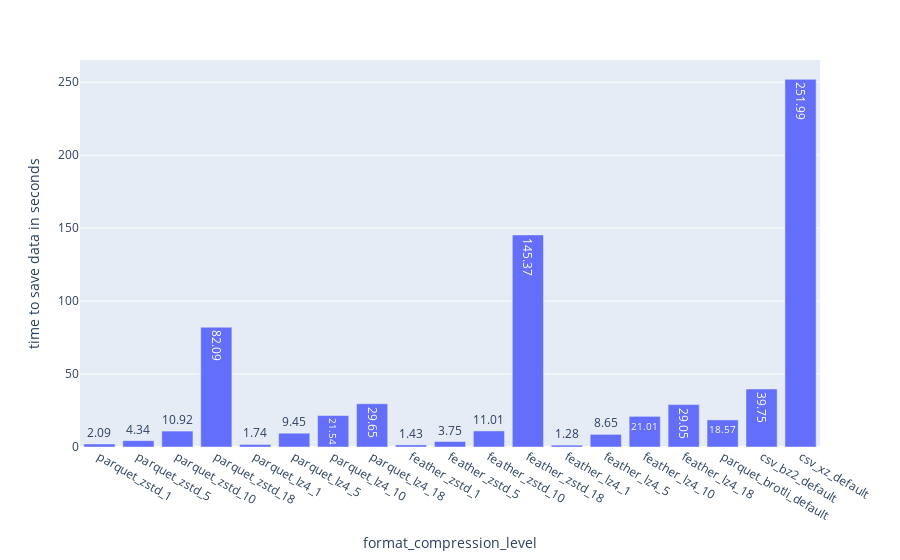

Source (notebook cell):
### Code cell
fig = px.bar(df_interesting_levels, x="method_compression_with_level", y="save_time", text_auto=True,
             labels={"save_time": "time to save data in seconds",
                     "method_compression_with_level": "format_compression_level"},)
fig.show()
fig.write_image("./plots_category/pandas_ff_bar_save_time_feather.svg")

### Figure 1 — Plotly figure (JSON) as saved in the notebook; plotly's stock layout.template omitted (floating-point values rounded to 4 significant figures)
{"data": [{"alignmentgroup": "True", "hovertemplate": "format_compression_level=%{x}<br>time to save data in seconds=%{y}<extra></extra>", "legendgroup": "", "marker": {"color": "#636efa", "pattern": {"shape": ""}}, "name": "", "offsetgroup": "", "orientation": "v", "showlegend": false, "textposition": "auto", "texttemplate": "%{y}", "type": "bar", "x": ["parquet_zstd_1", "parquet_zstd_5", "parquet_zstd_10", "parquet_zstd_18", "parquet_lz4_1", "parquet_lz4_5", "parquet_lz4_10", "parquet_lz4_18", "feather_zstd_1", "feather_zstd_5", "feather_zstd_10", "feather_zstd_18", "feather_lz4_1", "feather_lz4_5", "feather_lz4_10", "feather_lz4_18", "parquet_brotli_default", "csv_bz2_default", "csv_xz_default"], "xaxis": "x", "y": [2.09, 4.34, 10.92, 82.09, 1.74, 9.45, 21.54, 29.65, 1.43, 3.75, 11.01, 145.4, 1.28, 8.65, 21.01, 29.05, 18.57, 39.75, 252.0], "yaxis": "y"}], "layout": {"barmode": "relative", "legend": {"tracegroupgap": 0}, "margin": {"t": 60}, "xaxis": {"anchor": "y", "domain": [0, 1], "title": {"text": "format_compression_level"}}, "yaxis": {"anchor": "x", "domain": [0, 1], "title": {"text": "time to save data in seconds"}}}}
